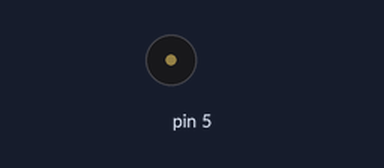
Recording of a sketch running on a simulated Arduino Uno, built with avr-gcc and run on an emulated ATmega328P. On the bench: buzzer (waves = sounding).

Above: at 0.05 s.
At 4.45 s:
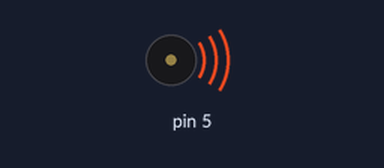
Timing chart, 0 to 4.8 s (numbered marks = the images above):
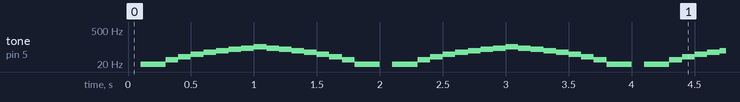

The sketch:

buzzer.ino
```cpp
void setup() {

pinMode(5,OUTPUT);


}

void loop() {
for(int a = 0;a<100;a+=10){
tone(5,a);
delay(100);
}
for(int a = 100;a>0;a-=10){
tone(5,a);
delay(100);
}
}
```
